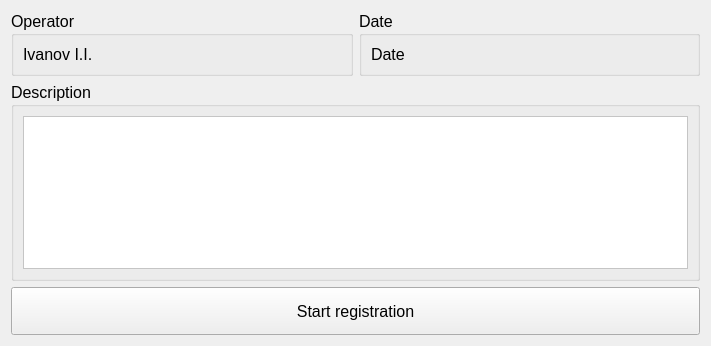
<?xml version="1.0" encoding="UTF-8"?>
<ui version="4.0">
 <class>RegistrationWidget</class>
 <widget class="QWidget" name="RegistrationWidget">
  <property name="geometry">
   <rect>
    <x>0</x>
    <y>0</y>
    <width>711</width>
    <height>346</height>
   </rect>
  </property>
  <property name="windowTitle">
   <string>Form</string>
  </property>
  <property name="autoFillBackground">
   <bool>true</bool>
  </property>
  <layout class="QVBoxLayout" name="verticalLayout">
   <item>
    <layout class="QHBoxLayout" name="horizontalLayout_3">
     <property name="bottomMargin">
      <number>0</number>
     </property>
     <item>
      <widget class="QGroupBox" name="groupBox">
       <property name="font">
        <font>
         <pointsize>12</pointsize>
        </font>
       </property>
       <property name="title">
        <string>Operator</string>
       </property>
       <layout class="QVBoxLayout" name="verticalLayout_2">
        <item>
         <widget class="QLabel" name="operatorLabel">
          <property name="text">
           <string>Ivanov I.I.</string>
          </property>
         </widget>
        </item>
       </layout>
      </widget>
     </item>
     <item>
      <widget class="QGroupBox" name="groupBox_4">
       <property name="font">
        <font>
         <pointsize>12</pointsize>
        </font>
       </property>
       <property name="title">
        <string>Date</string>
       </property>
       <layout class="QVBoxLayout" name="verticalLayout_4">
        <item>
         <widget class="QLabel" name="dateLabel">
          <property name="text">
           <string>Date</string>
          </property>
         </widget>
        </item>
       </layout>
      </widget>
     </item>
    </layout>
   </item>
   <item>
    <widget class="QGroupBox" name="groupBox_2">
     <property name="font">
      <font>
       <pointsize>12</pointsize>
      </font>
     </property>
     <property name="title">
      <string>Description</string>
     </property>
     <layout class="QHBoxLayout" name="horizontalLayout_2">
      <item>
       <widget class="QTextEdit" name="textEdit">
        <property name="enabled">
         <bool>true</bool>
        </property>
        <property name="palette">
         <palette>
          <active>
           <colorrole role="WindowText">
            <brush brushstyle="SolidPattern">
             <color alpha="255">
              <red>0</red>
              <green>0</green>
              <blue>0</blue>
             </color>
            </brush>
           </colorrole>
           <colorrole role="Button">
            <brush brushstyle="SolidPattern">
             <color alpha="255">
              <red>255</red>
              <green>255</green>
              <blue>255</blue>
             </color>
            </brush>
           </colorrole>
           <colorrole role="Light">
            <brush brushstyle="SolidPattern">
             <color alpha="255">
              <red>255</red>
              <green>255</green>
              <blue>255</blue>
             </color>
            </brush>
           </colorrole>
           <colorrole role="Midlight">
            <brush brushstyle="SolidPattern">
             <color alpha="255">
              <red>255</red>
              <green>255</green>
              <blue>255</blue>
             </color>
            </brush>
           </colorrole>
           <colorrole role="Dark">
            <brush brushstyle="SolidPattern">
             <color alpha="255">
              <red>127</red>
              <green>127</green>
              <blue>127</blue>
             </color>
            </brush>
           </colorrole>
           <colorrole role="Mid">
            <brush brushstyle="SolidPattern">
             <color alpha="255">
              <red>170</red>
              <green>170</green>
              <blue>170</blue>
             </color>
            </brush>
           </colorrole>
           <colorrole role="Text">
            <brush brushstyle="SolidPattern">
             <color alpha="255">
              <red>0</red>
              <green>0</green>
              <blue>0</blue>
             </color>
            </brush>
           </colorrole>
           <colorrole role="BrightText">
            <brush brushstyle="SolidPattern">
             <color alpha="255">
              <red>255</red>
              <green>255</green>
              <blue>255</blue>
             </color>
            </brush>
           </colorrole>
           <colorrole role="ButtonText">
            <brush brushstyle="SolidPattern">
             <color alpha="255">
              <red>0</red>
              <green>0</green>
              <blue>0</blue>
             </color>
            </brush>
           </colorrole>
           <colorrole role="Base">
            <brush brushstyle="SolidPattern">
             <color alpha="255">
              <red>255</red>
              <green>255</green>
              <blue>255</blue>
             </color>
            </brush>
           </colorrole>
           <colorrole role="Window">
            <brush brushstyle="SolidPattern">
             <color alpha="255">
              <red>255</red>
              <green>255</green>
              <blue>255</blue>
             </color>
            </brush>
           </colorrole>
           <colorrole role="Shadow">
            <brush brushstyle="SolidPattern">
             <color alpha="255">
              <red>0</red>
              <green>0</green>
              <blue>0</blue>
             </color>
            </brush>
           </colorrole>
           <colorrole role="AlternateBase">
            <brush brushstyle="SolidPattern">
             <color alpha="255">
              <red>255</red>
              <green>255</green>
              <blue>255</blue>
             </color>
            </brush>
           </colorrole>
           <colorrole role="ToolTipBase">
            <brush brushstyle="SolidPattern">
             <color alpha="255">
              <red>255</red>
              <green>255</green>
              <blue>220</blue>
             </color>
            </brush>
           </colorrole>
           <colorrole role="ToolTipText">
            <brush brushstyle="SolidPattern">
             <color alpha="255">
              <red>0</red>
              <green>0</green>
              <blue>0</blue>
             </color>
            </brush>
           </colorrole>
          </active>
          <inactive>
           <colorrole role="WindowText">
            <brush brushstyle="SolidPattern">
             <color alpha="255">
              <red>0</red>
              <green>0</green>
              <blue>0</blue>
             </color>
            </brush>
           </colorrole>
           <colorrole role="Button">
            <brush brushstyle="SolidPattern">
             <color alpha="255">
              <red>255</red>
              <green>255</green>
              <blue>255</blue>
             </color>
            </brush>
           </colorrole>
           <colorrole role="Light">
            <brush brushstyle="SolidPattern">
             <color alpha="255">
              <red>255</red>
              <green>255</green>
              <blue>255</blue>
             </color>
            </brush>
           </colorrole>
           <colorrole role="Midlight">
            <brush brushstyle="SolidPattern">
             <color alpha="255">
              <red>255</red>
              <green>255</green>
              <blue>255</blue>
             </color>
            </brush>
           </colorrole>
           <colorrole role="Dark">
            <brush brushstyle="SolidPattern">
             <color alpha="255">
              <red>127</red>
              <green>127</green>
              <blue>127</blue>
             </color>
            </brush>
           </colorrole>
           <colorrole role="Mid">
            <brush brushstyle="SolidPattern">
             <color alpha="255">
              <red>170</red>
              <green>170</green>
              <blue>170</blue>
             </color>
            </brush>
           </colorrole>
           <colorrole role="Text">
            <brush brushstyle="SolidPattern">
             <color alpha="255">
              <red>0</red>
              <green>0</green>
              <blue>0</blue>
             </color>
            </brush>
           </colorrole>
           <colorrole role="BrightText">
            <brush brushstyle="SolidPattern">
             <color alpha="255">
              <red>255</red>
              <green>255</green>
              <blue>255</blue>
             </color>
            </brush>
           </colorrole>
           <colorrole role="ButtonText">
            <brush brushstyle="SolidPattern">
             <color alpha="255">
              <red>0</red>
              <green>0</green>
              <blue>0</blue>
             </color>
            </brush>
           </colorrole>
           <colorrole role="Base">
            <brush brushstyle="SolidPattern">
             <color alpha="255">
              <red>255</red>
              <green>255</green>
              <blue>255</blue>
             </color>
            </brush>
           </colorrole>
           <colorrole role="Window">
            <brush brushstyle="SolidPattern">
             <color alpha="255">
              <red>255</red>
              <green>255</green>
              <blue>255</blue>
             </color>
            </brush>
           </colorrole>
           <colorrole role="Shadow">
            <brush brushstyle="SolidPattern">
             <color alpha="255">
              <red>0</red>
              <green>0</green>
              <blue>0</blue>
             </color>
            </brush>
           </colorrole>
           <colorrole role="AlternateBase">
            <brush brushstyle="SolidPattern">
             <color alpha="255">
              <red>255</red>
              <green>255</green>
              <blue>255</blue>
             </color>
            </brush>
           </colorrole>
           <colorrole role="ToolTipBase">
            <brush brushstyle="SolidPattern">
             <color alpha="255">
              <red>255</red>
              <green>255</green>
              <blue>220</blue>
             </color>
            </brush>
           </colorrole>
           <colorrole role="ToolTipText">
            <brush brushstyle="SolidPattern">
             <color alpha="255">
              <red>0</red>
              <green>0</green>
              <blue>0</blue>
             </color>
            </brush>
           </colorrole>
          </inactive>
          <disabled>
           <colorrole role="WindowText">
            <brush brushstyle="SolidPattern">
             <color alpha="255">
              <red>127</red>
              <green>127</green>
              <blue>127</blue>
             </color>
            </brush>
           </colorrole>
           <colorrole role="Button">
            <brush brushstyle="SolidPattern">
             <color alpha="255">
              <red>255</red>
              <green>255</green>
              <blue>255</blue>
             </color>
            </brush>
           </colorrole>
           <colorrole role="Light">
            <brush brushstyle="SolidPattern">
             <color alpha="255">
              <red>255</red>
              <green>255</green>
              <blue>255</blue>
             </color>
            </brush>
           </colorrole>
           <colorrole role="Midlight">
            <brush brushstyle="SolidPattern">
             <color alpha="255">
              <red>255</red>
              <green>255</green>
              <blue>255</blue>
             </color>
            </brush>
           </colorrole>
           <colorrole role="Dark">
            <brush brushstyle="SolidPattern">
             <color alpha="255">
              <red>127</red>
              <green>127</green>
              <blue>127</blue>
             </color>
            </brush>
           </colorrole>
           <colorrole role="Mid">
            <brush brushstyle="SolidPattern">
             <color alpha="255">
              <red>170</red>
              <green>170</green>
              <blue>170</blue>
             </color>
            </brush>
           </colorrole>
           <colorrole role="Text">
            <brush brushstyle="SolidPattern">
             <color alpha="255">
              <red>127</red>
              <green>127</green>
              <blue>127</blue>
             </color>
            </brush>
           </colorrole>
           <colorrole role="BrightText">
            <brush brushstyle="SolidPattern">
             <color alpha="255">
              <red>255</red>
              <green>255</green>
              <blue>255</blue>
             </color>
            </brush>
           </colorrole>
           <colorrole role="ButtonText">
            <brush brushstyle="SolidPattern">
             <color alpha="255">
              <red>127</red>
              <green>127</green>
              <blue>127</blue>
             </color>
            </brush>
           </colorrole>
           <colorrole role="Base">
            <brush brushstyle="SolidPattern">
             <color alpha="255">
              <red>255</red>
              <green>255</green>
              <blue>255</blue>
             </color>
            </brush>
           </colorrole>
           <colorrole role="Window">
            <brush brushstyle="SolidPattern">
             <color alpha="255">
              <red>255</red>
              <green>255</green>
              <blue>255</blue>
             </color>
            </brush>
           </colorrole>
           <colorrole role="Shadow">
            <brush brushstyle="SolidPattern">
             <color alpha="255">
              <red>0</red>
              <green>0</green>
              <blue>0</blue>
             </color>
            </brush>
           </colorrole>
           <colorrole role="AlternateBase">
            <brush brushstyle="SolidPattern">
             <color alpha="255">
              <red>255</red>
              <green>255</green>
              <blue>255</blue>
             </color>
            </brush>
           </colorrole>
           <colorrole role="ToolTipBase">
            <brush brushstyle="SolidPattern">
             <color alpha="255">
              <red>255</red>
              <green>255</green>
              <blue>220</blue>
             </color>
            </brush>
           </colorrole>
           <colorrole role="ToolTipText">
            <brush brushstyle="SolidPattern">
             <color alpha="255">
              <red>0</red>
              <green>0</green>
              <blue>0</blue>
             </color>
            </brush>
           </colorrole>
          </disabled>
         </palette>
        </property>
        <property name="font">
         <font>
          <pointsize>16</pointsize>
         </font>
        </property>
       </widget>
      </item>
     </layout>
    </widget>
   </item>
   <item>
    <spacer name="verticalSpacer">
     <property name="orientation">
      <enum>Qt::Vertical</enum>
     </property>
     <property name="sizeHint" stdset="0">
      <size>
       <width>20</width>
       <height>0</height>
      </size>
     </property>
    </spacer>
   </item>
   <item>
    <layout class="QHBoxLayout" name="horizontalLayout">
     <property name="topMargin">
      <number>0</number>
     </property>
     <item>
      <widget class="QPushButton" name="startButton">
       <property name="minimumSize">
        <size>
         <width>48</width>
         <height>48</height>
        </size>
       </property>
       <property name="font">
        <font>
         <pointsize>12</pointsize>
        </font>
       </property>
       <property name="text">
        <string>Start registration</string>
       </property>
       <property name="icon">
        <iconset resource="../resources.qrc">
         <normaloff>:/icons/resources/icons/software_pencil.png</normaloff>:/icons/resources/icons/software_pencil.png</iconset>
       </property>
       <property name="iconSize">
        <size>
         <width>24</width>
         <height>24</height>
        </size>
       </property>
      </widget>
     </item>
    </layout>
   </item>
  </layout>
 </widget>
 <resources>
  <include location="../resources.qrc"/>
 </resources>
 <connections/>
</ui>
